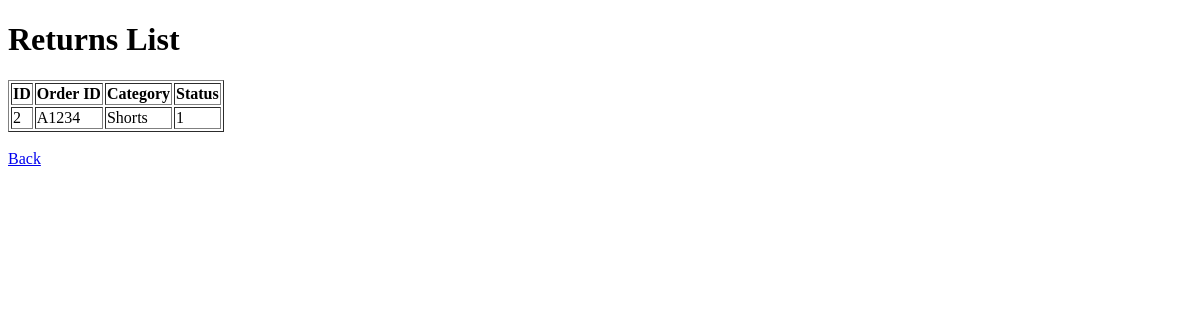
Page /dashboard on the earlier database version.
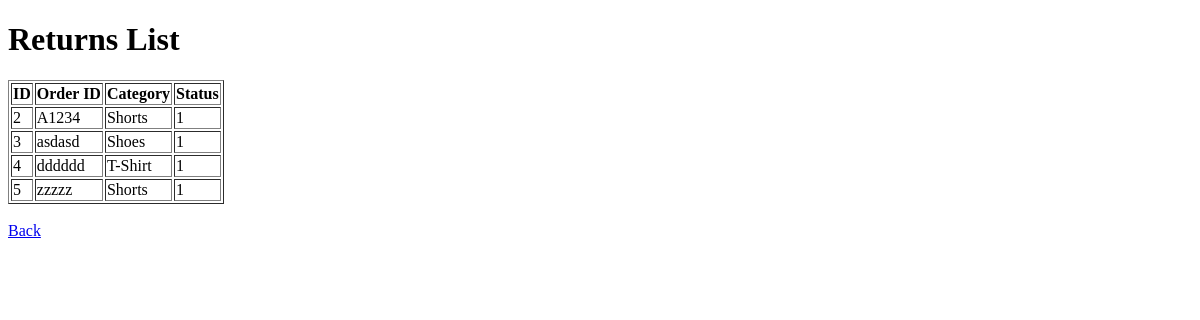
Same page on the later database version.
### tables this page shows
CREATE TABLE returns (
                id INTEGER PRIMARY KEY AUTOINCREMENT,
                order_id TEXT NOT NULL,
                category_id INTEGER,
                status_id INTEGER DEFAULT 1,
                predicted_category_id INTEGER,
                confidence  REAL,
                image_path TEXT,
                FOREIGN KEY (category_id) REFERENCES categories (id),
                FOREIGN KEY (status_id) REFERENCES statuses (id),
                FOREIGN KEY (predicted_category_id) REFERENCES categories (id)
            );

CREATE TABLE categories (
                id INTEGER PRIMARY KEY AUTOINCREMENT,
                name TEXT NOT NULL UNIQUE
            );

### app.py (the view)
@app.route("/dashboard")
def dashboard():
    conn = get_db_connection()
    returns = conn.execute(
        """
        SELECT returns.*, categories.name AS category_name
        FROM returns
        JOIN categories ON returns.category_id = categories.id
        """
        ).fetchall()
    conn.close()
    return render_template("returns.html", returns=returns)

### app.py (called while the page is built)
def get_db_connection():
    conn = sqlite3.connect("database.db")
    conn.row_factory = sqlite3.Row
    return conn

### templates/returns.html (shortened to what this page needs)
<!DOCTYPE html>
<html>
<head>
</head>
<body>
    <h1>Returns List</h1>
    <table border="1">
        <tr>
            <th>ID</th>
            <th>Order ID</th>
            <th>Category</th>
            <th>Status</th>
        </tr>
        {% for return in returns %}
        <tr>
            <td>{{ return["id"] }}</td>
            <td>{{ return["order_id"] }}</td>
            <td>{{ return["category_name"] }}</td>
            <td>{{ return["status_id"] }}</td>
        </tr>
        {% endfor %}
    </table>
    <br>
    <a href="/">Back</a>
</body>
</html>

Differences in the rows shown:
added returns: id "3", order_id "asdasd", category_name "Shoes", status_id "1"
added returns: id "4", order_id "dddddd", category_name "T-Shirt", status_id "1"
added returns: id "5", order_id "zzzzz", category_name "Shorts", status_id "1"
